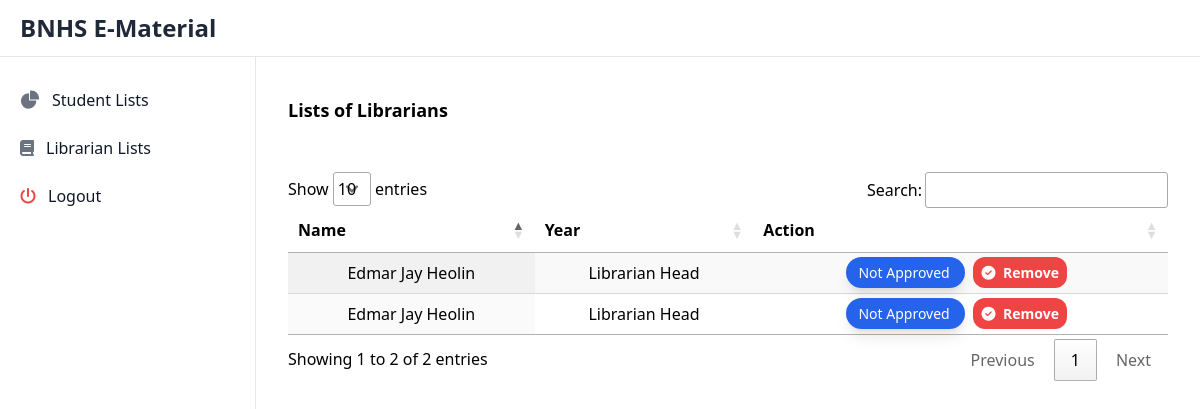
/main_librarian, run on the app's committed database.
### users/models.py (models this page shows, shortened)
class Librarian(models.Model):
    user = models.OneToOneField(User, on_delete=models.CASCADE)
    role = models.CharField(max_length=250)
    password = models.CharField(max_length=250)

### users/views.py (the view)
# urls.py: path('main_librarian', views.main_librarian, name='main_librarian'),
def main_librarian(request):
    librarian = Librarian.objects.all().order_by('-id')
    context = {
        'librarian': librarian,
    }
    return render(request, 'main/librarians.html', context)

### users/templates/main/librarians.html (shortened to what this page needs)
{% load static tailwind_tags %}
<!DOCTYPE html>
<html lang="en">
	<head>
		<link
			rel="stylesheet"
			href="https://cdnjs.cloudflare.com/ajax/libs/font-awesome/6.5.2/css/all.min.css" />
		<link
			href="https://cdnjs.cloudflare.com/ajax/libs/flowbite/2.3.0/flowbite.min.css"
			rel="stylesheet" />
		<link
			rel="stylesheet"
			href="{% static 'css/style.css' %}" />
		<link
			rel="stylesheet"
			type="text/css"
			href="https://cdn.datatables.net/1.10.24/css/jquery.dataTables.css" />
		{% tailwind_css %}
	</head>
	<body class="font-arial leading-normal tracking-normal">
		{% include 'includes/mainSidebar.html' %}
		<nav class="fixed top-0 z-50 w-full bg-white border-b border-gray-200">
			<div class="px-3 py-3 lg:px-5 lg:pl-3">
				<div class="flex items-center justify-between">
					<div class="flex items-center justify-start rtl:justify-end">
						<a
							href="#"
							class="flex ms-2 md:me-24">
							<span class="self-center text-xl font-semibold sm:text-2xl whitespace-nowrap text-gray-800">
								BNHS E-Material
							</span>
						</a>
					</div>
				</div>
			</div>
		</nav>
		<div class="p-4 sm:ml-64">
			<div class="p-4 mt-4">
				<p class="py-12 font-bold text-lg">Lists of Librarians</p>
				<table
					id="sampleTable"
					class="display">
					<thead>
						<tr>
							<th>Name</th>
							<th>Year</th>
							<th>Action</th>
						</tr>
					</thead>
					<tbody>
						{% for lists in librarian %}
						<tr class="text-center">
							<td>{{ lists.user.first_name }}</td>
							<td>{{ lists.role }}</td>
							<td class="text-sm font-semibold">
								{% if lists.user.is_superuser%}
								<a
									href="{% url 'disapprove_librarian' lists.user.id %}"
									class="px-3 py-1.5 font-normal text-white bg-green-600 w-fit rounded-2xl hover:bg-green-800 hover:scale-105 shadow-lg hover:shadow-2xl duration-300">
									Approved
								</a>
								{% else %}
								<a
									href="{% url 'approve_librarian' lists.user.id %}"
									class="px-3 py-1.5 font-normal text-white bg-blue-600 w-fit rounded-2xl hover:bg-blue-800 hover:scale-105 shadow-lg hover:shadow-2xl duration-300">
									Not Approved
								</a>
								{% endif %}
								<a
									href="{% url 'deletelibrarian1' lists.user.id %}"
									class="bg-red-500 mx-2 text-white py-1.5 px-2 rounded-xl hover:bg-red-700 duration-300">
									<i
										class="fa fa-check-circle mr-1"
										aria-hidden="true"></i>
									Remove
								</a>
							</td>
						</tr>
						{% endfor %}
					</tbody>
				</table>
			</div>
		</div>
	</body>
</html>

### data on the page
Librarian: user.first_name "Edmar Jay Heolin", role "Librarian Head", shows "Not Approved"
Librarian: user.first_name "Edmar Jay Heolin", role "Librarian Head", shows "Not Approved"
